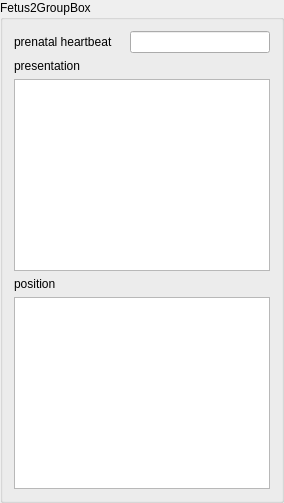
      <widget class="QGroupBox" name="fetus2GroupBox">
       <property name="enabled">
        <bool>true</bool>
       </property>
       <property name="title">
        <string>Fetus2GroupBox</string>
       </property>
       <layout class="QGridLayout" name="gridLayout_3">
        <item row="2" column="0" colspan="2">
         <layout class="QVBoxLayout" name="verticalLayout_8">
          <item>
           <widget class="QLabel" name="positionF2Label">
            <property name="text">
             <string>position</string>
            </property>
           </widget>
          </item>
          <item>
           <widget class="QListView" name="positionF2ListView"/>
          </item>
         </layout>
        </item>
        <item row="1" column="0" colspan="2">
         <layout class="QVBoxLayout" name="verticalLayout_3">
          <item>
           <widget class="QLabel" name="presentationF2Label">
            <property name="text">
             <string>presentation</string>
            </property>
           </widget>
          </item>
          <item>
           <widget class="QListView" name="presentationF2ListView"/>
          </item>
         </layout>
        </item>
        <item row="0" column="0" colspan="2">
         <layout class="QHBoxLayout" name="horizontalLayout_2">
          <item>
           <widget class="QLabel" name="prenatalHeartbeatF2Label">
            <property name="text">
             <string>prenatal heartbeat</string>
            </property>
           </widget>
          </item>
          <item>
           <layout class="QHBoxLayout" name="prenatalHeartbeatF2RadioLayout">
            <property name="spacing">
             <number>1</number>
            </property>
            <property name="sizeConstraint">
             <enum>QLayout::SetDefaultConstraint</enum>
            </property>
            <property name="leftMargin">
             <number>2</number>
            </property>
            <property name="topMargin">
             <number>2</number>
            </property>
            <property name="rightMargin">
             <number>9</number>
            </property>
           </layout>
          </item>
          <item>
           <widget class="QLineEdit" name="prenatalHeartbeatF2LineEdit">
            <property name="dragEnabled">
             <bool>true</bool>
            </property>
           </widget>
          </item>
         </layout>
        </item>
       </layout>
      </widget>
